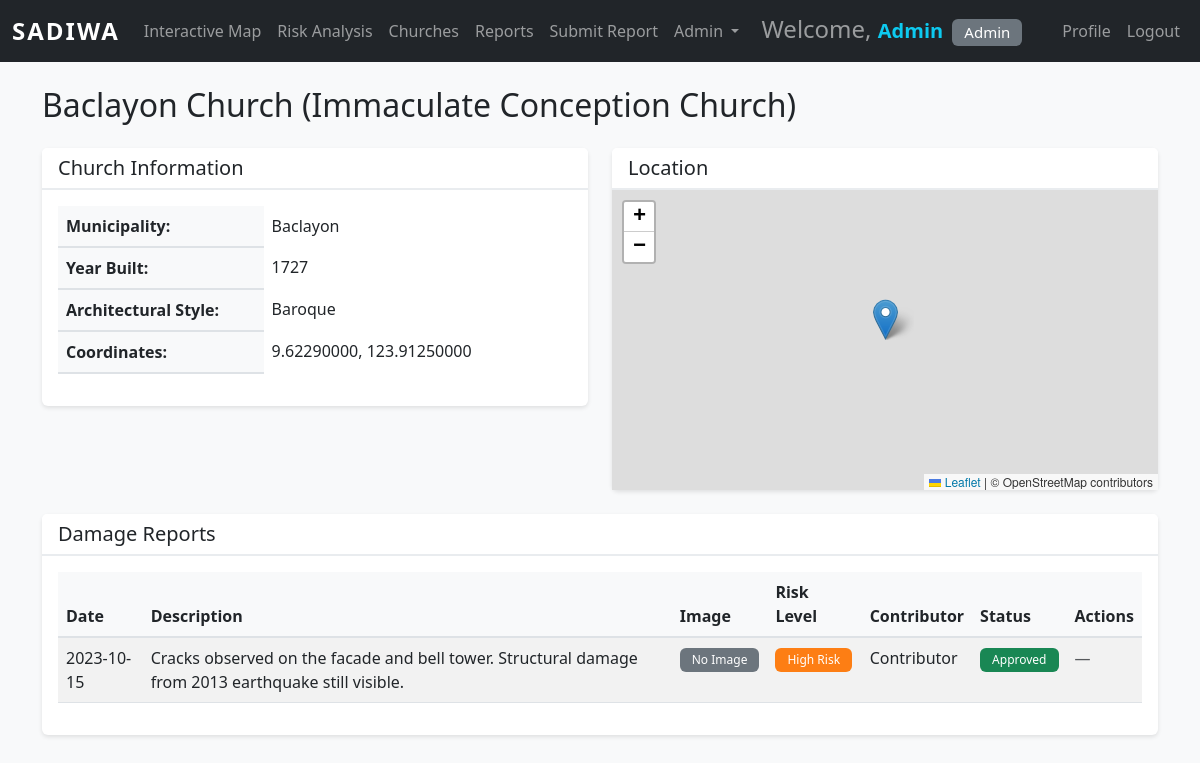
Screenshot of /church_details.php?id=1 (signed in) with the database file from the repository.
### tables this page shows
CREATE TABLE IF NOT EXISTS Churches (
    church_id INT AUTO_INCREMENT PRIMARY KEY,
    name VARCHAR(255) NOT NULL,
    municipality VARCHAR(100) NOT NULL,
    latitude DECIMAL(10, 8) NOT NULL,
    longitude DECIMAL(11, 8) NOT NULL,
    year_built INT,
    architectural_style VARCHAR(100),
    created_at TIMESTAMP DEFAULT CURRENT_TIMESTAMP
);

CREATE TABLE IF NOT EXISTS DamageReports (
    report_id INT AUTO_INCREMENT PRIMARY KEY,
    church_id INT NOT NULL,
    contributor_id INT NOT NULL,
    report_date DATE NOT NULL,
    damage_description TEXT NOT NULL,
    risk_level INT NOT NULL,
    image_path VARCHAR(255),
    status ENUM('Pending', 'Approved', 'Rejected') DEFAULT 'Pending',
    created_at TIMESTAMP DEFAULT CURRENT_TIMESTAMP,
    FOREIGN KEY (church_id) REFERENCES Churches(church_id) ON DELETE CASCADE,
    FOREIGN KEY (contributor_id) REFERENCES Users(user_id) ON DELETE CASCADE,
    FOREIGN KEY (risk_level) REFERENCES RiskLevels(risk_id)
);

CREATE TABLE IF NOT EXISTS RiskLevels (
    risk_id INT AUTO_INCREMENT PRIMARY KEY,
    level_name VARCHAR(50) NOT NULL,
    description TEXT,
    color_code VARCHAR(20)
);

CREATE TABLE IF NOT EXISTS Users (
    user_id INT AUTO_INCREMENT PRIMARY KEY,
    username VARCHAR(50) NOT NULL UNIQUE,
    password_hash VARCHAR(255) NOT NULL,
    role ENUM('Admin', 'Contributor', 'Viewer') NOT NULL DEFAULT 'Viewer',
    created_at TIMESTAMP DEFAULT CURRENT_TIMESTAMP
);

### session.php (called while the page is built, shortened)
<?php
function isLoggedIn() {
    return isset($_SESSION['user_id']) && isset($_SESSION['role']);
}
function hasRole($requiredRole) {
    $roles = ['Admin', 'Contributor', 'Viewer'];
    $userRoleIndex = array_search($_SESSION['role'], $roles);
    $requiredRoleIndex = array_search($requiredRole, $roles);
    return $userRoleIndex !== false && $userRoleIndex <= $requiredRoleIndex;
}
?>

### church.php (called while the page is built, shortened)
<?php
function getChurchById($id) {
    $conn = getDBConnection();
    $stmt = $conn->prepare("SELECT * FROM Churches WHERE church_id = ?");
    $stmt->bind_param("i", $id);
    $stmt->execute();
    $result = $stmt->get_result();
    $church = $result->fetch_assoc();
    return $church;
}
?>

### report.php (called while the page is built, shortened)
<?php
function getReportsByChurch($churchId) {
    $conn = getDBConnection();
    $stmt = $conn->prepare("
        SELECT
            dr.*,
            u.username as contributor_name,
            rl.level_name as risk_name,
            rl.color_code
        FROM DamageReports dr
        JOIN Users u ON dr.contributor_id = u.user_id
        JOIN RiskLevels rl ON dr.risk_level = rl.risk_id
        WHERE dr.church_id = ? AND dr.status = 'Approved'
        ORDER BY dr.report_date DESC
    ");
    $stmt->bind_param("i", $churchId);
    $stmt->execute();
    $result = $stmt->get_result();
    $reports = $result->fetch_all(MYSQLI_ASSOC);
    return $reports;
}
?>

### church_details.php (the view, shortened to what this page needs)
<?php
require_once '../config/session.php';
require_once '../functions/church.php';
require_once '../functions/report.php';
$churchId = $_GET['id'] ?? null;
$church = getChurchById($churchId);
$reports = getReportsByChurch($churchId);
?>
<!DOCTYPE html>
<html lang="en">
<head>
    <link href="https://cdn.jsdelivr.net/npm/bootstrap@5.3.0/dist/css/bootstrap.min.css" rel="stylesheet">
    <link rel="stylesheet" href="https://unpkg.com/leaflet@1.9.4/dist/leaflet.css" />
    <link rel="stylesheet" href="../assets/css/style.css">
</head>
<body>
    <?php include 'includes/navbar.php'; ?>
    <div class="container mt-4">
        <h2 class="mb-4"><?php echo htmlspecialchars($church['name']); ?></h2>
        <div class="row">
            <div class="col-md-6">
                <div class="card mb-4">
                    <div class="card-header">
                        <h5 class="mb-0">Church Information</h5>
                    </div>
                    <div class="card-body">
                        <table class="table table-borderless">
                            <tr>
                                <th width="40%">Municipality:</th>
                                <td><?php echo htmlspecialchars($church['municipality']); ?></td>
                            </tr>
                            <tr>
                                <th>Year Built:</th>
                                <td><?php echo htmlspecialchars($church['year_built'] ?? 'Unknown'); ?></td>
                            </tr>
                            <tr>
                                <th>Architectural Style:</th>
                                <td><?php echo htmlspecialchars($church['architectural_style'] ?? 'Unknown'); ?></td>
                            </tr>
                            <tr>
                                <th>Coordinates:</th>
                                <td><?php echo htmlspecialchars($church['latitude']); ?>, <?php echo htmlspecialchars($church['longitude']); ?></td>
                            </tr>
                        </table>
                    </div>
                </div>
            </div>
            <div class="col-md-6">
                <div class="card mb-4">
                    <div class="card-header">
                        <h5 class="mb-0">Location</h5>
                    </div>
                    <div class="card-body p-0">
                        <div id="miniMap"></div>
                    </div>
                </div>
            </div>
        </div>
        <div class="card">
            <div class="card-header">
                <h5 class="mb-0">Damage Reports</h5>
            </div>
            <div class="card-body">
                <?php if (count($reports) > 0): ?>
                <div class="table-responsive">
                    <table class="table table-striped">
                        <thead>
                            <tr>
                                <th>Date</th>
                                <th>Description</th>
                                <th>Image</th>
                                <th>Risk Level</th>
                                <th>Contributor</th>
                                <th>Status</th>
                            	<th>Actions</th>
                            </tr>
                        </thead>
                        <tbody>
                            <?php foreach ($reports as $report): ?>
                            <tr>
                                <td><?php echo htmlspecialchars($report['report_date']); ?></td>
                                <td><?php echo htmlspecialchars($report['damage_description']); ?></td>
                                <td>
                                    <?php if (!empty($report['image_path'])): ?>
                                        <span class="badge"
                                            style="background-color: #0dcaf0; cursor: pointer;"
                                            onclick="viewImage('../uploads/<?php echo $report['image_path']; ?>')">
                                            View Image
                                        </span>
                                    <?php else: ?>
                                        <span class="badge bg-secondary">No Image</span>
                                    <?php endif; ?>
                                </td>
                                <td>
                                    <span class="badge" style="background-color: <?php echo htmlspecialchars($report['color_code']); ?>">
                                        <?php echo htmlspecialchars($report['risk_name']); ?>
                                    </span>
                                </td>
                                <td><?php echo htmlspecialchars($report['contributor_name']); ?></td>
                                <td>
                                    <?php
                                    $statusClass = $report['status'] === 'Approved' ? 'success' : ($report['status'] === 'Pending' ? 'warning' : 'danger');
                                    ?>
                                    <span class="badge bg-<?php echo $statusClass; ?>"><?php echo htmlspecialchars($report['status']); ?></span>
                                </td>
                         		<td>
<?php if ($report['contributor_id'] == $_SESSION['user_id']): ?>
    <button class="badge bg-warning text-dark"
        style="cursor:pointer;"
        onclick="openEditModal(
            '<?php echo $report['report_id']; ?>',
            '<?php echo $report['report_date']; ?>',
            '<?php echo htmlspecialchars($report['damage_description']); ?>',
            '<?php echo $report['risk_level']; ?>'
        )">
        Edit
    </button>
    <form method="POST" style="display:inline;"
          onsubmit="return confirm('Delete this report?');">
        <input type="hidden" name="delete_id" value="<?php echo $report['report_id']; ?>">
        <button type="submit" class="badge bg-danger border-0">
            Delete
        </button>
    </form>
<?php else: ?>
    <span class="text-muted">—</span>
<?php endif; ?>
</td>
                            </tr>
                            <?php endforeach; ?>
                        </tbody>
                    </table>
                </div>
                <?php else: ?>
                <p class="text-muted">No damage reports found for this church.</p>
                <?php endif; ?>
            </div>
        </div>
    </div>
</body>
</html>

### navbar.php (shortened to what this page needs)
<nav class="navbar navbar-expand-lg navbar-dark bg-dark">
    <div class="container-fluid">
        <a class="navbar-brand fw-bold" href="dashboard.php">SADIWA</a>
        <div class="collapse navbar-collapse" id="navbarNav">
            <ul class="navbar-nav me-auto">
                 <li class="nav-item">
                    <a class="nav-link" href="map.php">Interactive Map</a>
                </li>
    			<li class="nav-item">
                    <a class="nav-link" href="risk_analysis.php">Risk Analysis</a>
                </li>
                <li class="nav-item">
                    <a class="nav-link" href="churches.php">Churches</a>
                </li>
                <li class="nav-item">
                    <a class="nav-link" href="reports.php">Reports</a>
                <?php if (hasRole('Contributor')): ?>
                <li class="nav-item">
                    <a class="nav-link" href="submit_report.php">Submit Report</a>
                </li>
                <?php endif; ?>
                <?php if (hasRole('Admin')): ?>
                <li class="nav-item dropdown">
                    <a class="nav-link dropdown-toggle" href="#" id="adminDropdown" role="button" data-bs-toggle="dropdown">
                        Admin
                    </a>
                </li>
                <?php endif; ?>
            </ul>
            <ul class="navbar-nav">
                <li class="nav-item">
                    <span class="navbar-text me-3 fs-4">
                        Welcome,
                        <strong class="text-info">
                          <strong class="text-info">
                                <span class="navbar-text me-3 fs-5">
                                    <strong class="text-info">
                                        <?php echo htmlspecialchars($_SESSION['username']); ?>
                                    </strong>
                                    <span class="badge bg-secondary ms-1">
                                        <?php echo htmlspecialchars($_SESSION['role']); ?>
                                    </span>
                                </span>
                            </strong>
                        </strong>
                    </span>
                </li>
                <li class="nav-item">
                    <a class="nav-link" href="profile.php">Profile</a>
                </li>
                <li class="nav-item">
                    <a class="nav-link" href="logout.php">Logout</a>
                </li>
            </ul>
        </div>
    </div>
</nav>

### style.css (style rules this page uses)
body { font-family: 'Segoe UI', Tahoma, Geneva, Verdana, sans-serif; background-color: #f8f9fa; }
.navbar-brand { font-size: 1.5rem; letter-spacing: 2px; }
.card { border: none; box-shadow: 0 2px 4px rgba(0,0,0,0.1); margin-bottom: 20px; }
.card-header { background-color: #fff; border-bottom: 2px solid #e9ecef; font-weight: 600; }
.table th { background-color: #f8f9fa; font-weight: 600; border-bottom: 2px solid #dee2e6; }
.badge { padding: 6px 12px; font-weight: 500; }

### church_details.php (style rules this page uses)
#miniMap { height: 300px; }

### rows the page displays
churches: name "Baclayon Church (Immaculate Conception Church)", municipality "Baclayon", year_built "1727", architectural_style "Baroque", latitude "9.62290000", longitude "123.91250000"
damagereports: report_date "2023-10-15", damage_description "Cracks observed on the facade and bell tower. Structural damage from 2013 earthquake still visible.", shows "No Image", risk_level.level_name "High Risk", contributor.username "Contributor", status "Approved"

### other values shown
$_SESSION['username'] "Admin"
$_SESSION['role'] "Admin"
